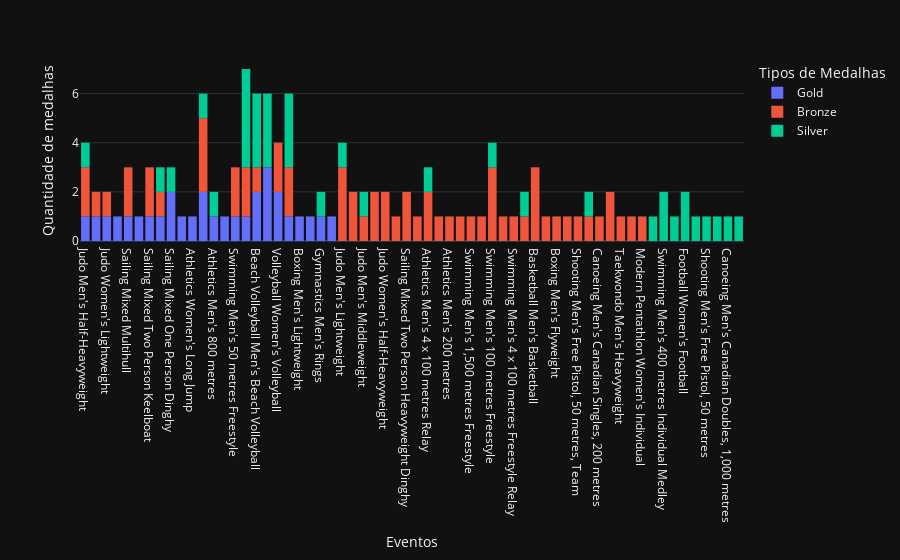

This figure's notebook cell:
### Markdown cell above
Mais um gráfico de barras empilhadas: agora mostre os **eventos esportivos** que renderam medalhas para o Brasil.

Lembrando: cada "categoria" dentro de um esporte é considerado um evento. Por exemplo, dentro de "atletismo", temos uma competição de 100m masculina, uma de 100m feminino, um revezamento 4 x 100m masculino, um revezamento 4 x 100m feminino, uma competição de 400m masculino, uma de 400m feminino, uma maratona masculina, uma maratona feminina, e assim sucessivamente.

### Code cell
fig = px.histogram(df_medalhas_esporte,
       x='Event',
       color='Medal')

fig.update_layout(yaxis_title='Quantidade de medalhas',
                  xaxis_title='Eventos',
                  legend_title='Tipos de Medalhas')

fig.show();

### Figure 1 — Plotly figure (JSON) as saved in the notebook; plotly's stock layout.template omitted (floating-point values rounded to 4 significant figures)
{"data": [{"alignmentgroup": "True", "bingroup": "x", "hovertemplate": "Medal=Gold<br>Event=%{x}<br>count=%{y}<extra></extra>", "legendgroup": "Gold", "marker": {"color": "#636efa", "pattern": {"shape": ""}}, "name": "Gold", "offsetgroup": "Gold", "orientation": "v", "showlegend": true, "x": ["Judo Men's Half-Heavyweight", "Judo Men's Half-Lightweight", "Judo Women's Lightweight", "Judo Women's Extra-Lightweight", "Sailing Mixed Multihull", "Sailing Mixed Two Person Dinghy", "Sailing Mixed Two Person Keelboat", "Sailing Men's Two Person Keelboat", "Sailing Mixed One Person Dinghy", "Sailing Women's Skiff", "Sailing Mixed One Person Dinghy", "Athletics Women's Long Jump", "Athletics Men's Triple Jump", "Athletics Men's Triple Jump", "Athletics Men's 800 metres", "Athletics Men's Pole Vault", "Swimming Men's 50 metres Freestyle", "Beach Volleyball Women's Beach Volleyball", "Beach Volleyball Men's Beach Volleyball", "Beach Volleyball Men's Beach Volleyball", "Volleyball Men's Volleyball", "Volleyball Men's Volleyball", "Volleyball Women's Volleyball", "Volleyball Women's Volleyball", "Volleyball Men's Volleyball", "Football Men's Football", "Boxing Men's Lightweight", "Shooting Men's Military Pistol, 30 metres", "Gymnastics Men's Rings", "Equestrianism Mixed Jumping, Individual"], "xaxis": "x", "yaxis": "y", "type": "histogram"}, {"alignmentgroup": "True", "bingroup": "x", "hovertemplate": "Medal=Bronze<br>Event=%{x}<br>count=%{y}<extra></extra>", "legendgroup": "Bronze", "marker": {"color": "#EF553B", "pattern": {"shape": ""}}, "name": "Bronze", "offsetgroup": "Bronze", "orientation": "v", "showlegend": true, "x": ["Judo Men's Lightweight", "Judo Men's Lightweight", "Judo Women's Lightweight", "Judo Men's Half-Middleweight", "Judo Men's Half-Middleweight", "Judo Men's Middleweight", "Judo Men's Heavyweight", "Judo Men's Heavyweight", "Judo Men's Lightweight", "Judo Men's Half-Lightweight", "Judo Men's Half-Heavyweight", "Judo Men's Half-Heavyweight", "Judo Women's Half-Heavyweight", "Judo Women's Half-Heavyweight", "Judo Men's Extra-Lightweight", "Sailing Mixed Two Person Heavyweight Dinghy", "Sailing Mixed Two Person Heavyweight Dinghy", "Sailing Men's Two Person Keelboat", "Sailing Women's Two Person Dinghy", "Sailing Mixed Multihull", "Sailing Mixed Two Person Keelboat", "Sailing Mixed Two Person Keelboat", "Sailing Mixed Multihull", "Athletics Men's 4 x 100 metres Relay", "Athletics Men's Triple Jump", "Athletics Men's Marathon", "Athletics Men's 200 metres", "Athletics Men's 4 x 100 metres Relay", "Athletics Men's Triple Jump", "Athletics Men's High Jump", "Athletics Men's Triple Jump", "Swimming Men's 50 metres Freestyle", "Swimming Men's 1,500 metres Freestyle", "Swimming Women's 10 kilometres Open Water", "Swimming Men's 100 metres Freestyle", "Swimming Men's 4 x 200 metres Freestyle Relay", "Swimming Men's 50 metres Freestyle", "Swimming Men's 100 metres Freestyle", "Swimming Men's 4 x 100 metres Freestyle Relay", "Swimming Men's 100 metres Freestyle", "Beach Volleyball Women's Beach Volleyball", "Beach Volleyball Women's Beach Volleyball", "Beach Volleyball Men's Beach Volleyball", "Volleyball Women's Volleyball", "Volleyball Women's Volleyball", "Football Men's Football", "Football Men's Football", "Basketball Women's Basketball", "Basketball Men's Basketball", "Basketball Men's Basketball", "Boxing Women's Lightweight", "Basketball Men's Basketball", "Boxing Men's Flyweight", "Boxing Men's Light-Heavyweight", "Shooting Men's Free Pistol, 50 metres, Team", "Gymnastics Men's Floor Exercise", "Canoeing Men's Canadian Singles, 200 metres", "Equestrianism Mixed Jumping, Team", "Equestrianism Mixed Jumping, Team", "Taekwondo Men's Heavyweight", "Taekwondo Women's Heavyweight", "Modern Pentathlon Women's Individual"], "xaxis": "x", "yaxis": "y", "type": "histogram"}, {"alignmentgroup": "True", "bingroup": "x", "hovertemplate": "Medal=Silver<br>Event=%{x}<br>count=%{y}<extra></extra>", "legendgroup": "Silver", "marker": {"color": "#00cc96", "pattern": {"shape": ""}}, "name": "Silver", "offsetgroup": "Silver", "orientation": "v", "showlegend": true, "x": ["Judo Men's Lightweight", "Judo Men's Middleweight", "Judo Men's Half-Heavyweight", "Sailing Men's Two Person Keelboat", "Sailing Mixed Three Person Keelboat", "Sailing Mixed One Person Dinghy", "Athletics Men's 4 x 100 metres Relay", "Athletics Men's 800 metres", "Athletics Men's Triple Jump", "Swimming Men's 400 metres Individual Medley", "Swimming Men's 400 metres Individual Medley", "Swimming Men's 100 metres Freestyle", "Swimming Men's 200 metres Freestyle", "Beach Volleyball Women's Beach Volleyball", "Beach Volleyball Men's Beach Volleyball", "Beach Volleyball Women's Beach Volleyball", "Beach Volleyball Men's Beach Volleyball", "Beach Volleyball Women's Beach Volleyball", "Beach Volleyball Men's Beach Volleyball", "Beach Volleyball Women's Beach Volleyball", "Volleyball Men's Volleyball", "Volleyball Men's Volleyball", "Volleyball Men's Volleyball", "Football Men's Football", "Football Women's Football", "Football Women's Football", "Football Men's Football", "Football Men's Football", "Basketball Women's Basketball", "Boxing Men's Middleweight", "Shooting Men's Free Pistol, 50 metres", "Shooting Men's Air Pistol, 10 metres", "Gymnastics Men's Floor Exercise", "Gymnastics Men's Rings", "Canoeing Men's Canadian Doubles, 1,000 metres", "Canoeing Men's Canadian Singles, 1,000 metres"], "xaxis": "x", "yaxis": "y", "type": "histogram"}], "layout": {"xaxis": {"anchor": "y", "domain": [0.0, 1.0], "title": {"text": "Eventos"}}, "yaxis": {"anchor": "x", "domain": [0.0, 1.0], "title": {"text": "Quantidade de medalhas"}}, "legend": {"title": {"text": "Tipos de Medalhas"}, "tracegroupgap": 0}, "margin": {"t": 60}, "barmode": "relative"}}
